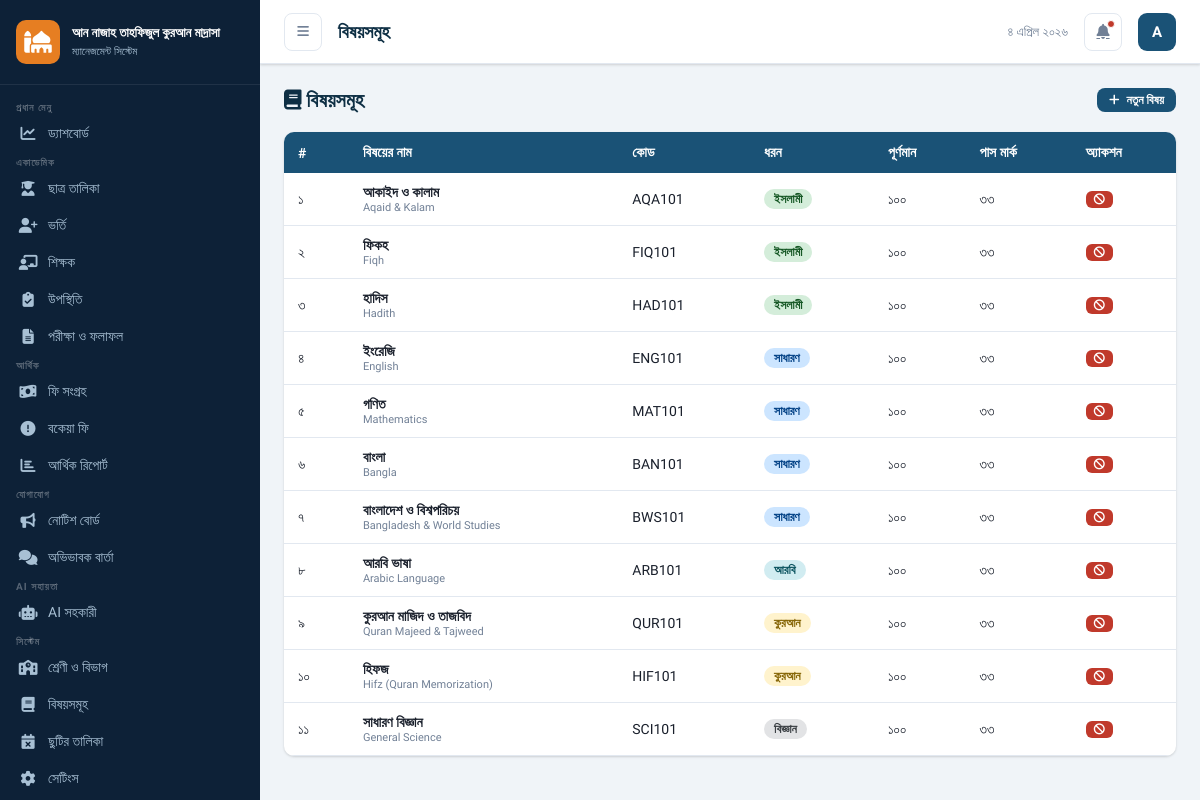
The app's page /modules/exam/subjects.php (signed in) with its own data.
### tables this page shows
CREATE TABLE users (
    id INT AUTO_INCREMENT PRIMARY KEY,
    name VARCHAR(150) NOT NULL,
    name_bn VARCHAR(150),
    username VARCHAR(100) UNIQUE NOT NULL,
    email VARCHAR(150),
    phone VARCHAR(20),
    password VARCHAR(255) NOT NULL,
    role_id INT NOT NULL,
    profile_photo VARCHAR(255),
    is_active TINYINT(1) DEFAULT 1,
    last_login DATETIME,
    reset_token VARCHAR(100),
    created_at TIMESTAMP DEFAULT CURRENT_TIMESTAMP,
    FOREIGN KEY (role_id) REFERENCES roles(id)
);

CREATE TABLE subjects (
    id INT AUTO_INCREMENT PRIMARY KEY,
    subject_name VARCHAR(150) NOT NULL,
    subject_name_bn VARCHAR(150),
    subject_code VARCHAR(20),
    subject_type ENUM('islamic','general','arabic','quran','science','humanities','business') DEFAULT 'general',
    full_marks INT DEFAULT 100,
    pass_marks INT DEFAULT 33,
    is_active TINYINT(1) DEFAULT 1,
    created_at TIMESTAMP DEFAULT CURRENT_TIMESTAMP
);

### includes/functions.php (called while the page is built, shortened)
<?php
function getDB() {
    static $pdo = null;
    if ($pdo === null) {
        try {
            $port = defined('DB_PORT') ? DB_PORT : '3306';
            $dsn = "mysql:host=" . DB_HOST . ";port=" . $port . ";dbname=" . DB_NAME . ";charset=" . DB_CHARSET;
            $pdo = new PDO($dsn, DB_USER, DB_PASS, [
                PDO::ATTR_ERRMODE => PDO::ERRMODE_EXCEPTION,
                PDO::ATTR_DEFAULT_FETCH_MODE => PDO::FETCH_ASSOC,
                PDO::ATTR_EMULATE_PREPARES => false,
            ]);
        } catch (PDOException $e) {
            die('<div style="color:red;padding:20px;font-family:sans-serif;">
                <h3>ডাটাবেস সংযোগ ব্যর্থ!</h3>
                <p>' . htmlspecialchars($e->getMessage()) . '</p>
                <p><a href="install/">ইনস্টল করুন</a></p>
            </div>');
        }
    }
    return $pdo;
}
function getCurrentUser() {
    $db = getDB();
    $stmt = $db->prepare("SELECT u.*, r.role_name, r.role_slug, r.permissions FROM users u JOIN roles r ON u.role_id = r.id WHERE u.id = ?");
    $stmt->execute([$_SESSION['user_id']]);
    return $stmt->fetch();
}
function getSetting($key, $default = '') {
    static $settings = [];
    if (empty($settings)) {
        $db = getDB();
        $rows = $db->query("SELECT setting_key, setting_value FROM settings")->fetchAll();
        foreach ($rows as $r) $settings[$r['setting_key']] = $r['setting_value'];
    }
    return $settings[$key] ?? $default;
}
function e($str) {
    return htmlspecialchars($str ?? '', ENT_QUOTES, 'UTF-8');
}
function toBanglaNumber($n) {
    $en = ['0','1','2','3','4','5','6','7','8','9'];
    $bn = ['০','১','২','৩','৪','৫','৬','৭','৮','৯'];
    return str_replace($en, $bn, $n);
}
function banglaDate($date = null) {
    $months = ['','জানুয়ারি','ফেব্রুয়ারি','মার্চ','এপ্রিল','মে','জুন','জুলাই','আগস্ট','সেপ্টেম্বর','অক্টোবর','নভেম্বর','ডিসেম্বর'];
    $ts = $date ? strtotime($date) : time();
    $d = date('j', $ts);
    $m = (int)date('n', $ts);
    $y = date('Y', $ts);
    return toBanglaNumber($d) . ' ' . $months[$m] . ' ' . toBanglaNumber($y);
}

### modules/exam/subjects.php (the view, shortened to what this page needs)
<?php
require_once '../../includes/functions.php';
$pageTitle = 'বিষয়সমূহ';
$db = getDB();
$subjects = $db->query("SELECT * FROM subjects WHERE is_active=1 ORDER BY subject_type, subject_name_bn")->fetchAll();
require_once '../../includes/header.php';
?>
<div class="section-header">
    <h2 class="section-title"><i class="fas fa-book"></i> বিষয়সমূহ</h2>
    <button onclick="openModal('addSubjectModal')" class="btn btn-primary btn-sm"><i class="fas fa-plus"></i> নতুন বিষয়</button>
</div>
<div class="card">
    <div class="table-wrap">
        <table>
            <thead><tr><th>#</th><th>বিষয়ের নাম</th><th>কোড</th><th>ধরন</th><th>পূর্ণমান</th><th>পাস মার্ক</th><th>অ্যাকশন</th></tr></thead>
            <tbody>
                <?php foreach($subjects as $i=>$s): ?>
                <tr>
                    <td><?=toBanglaNumber($i+1)?></td>
                    <td>
                        <div style="font-weight:600;"><?=e($s['subject_name_bn']??$s['subject_name'])?></div>
                        <div style="font-size:11px;color:var(--text-muted);"><?=e($s['subject_name'])?></div>
                    </td>
                    <td><?=e($s['subject_code']??'')?></td>
                    <td><span class="badge badge-<?=['islamic'=>'success','arabic'=>'info','quran'=>'warning','general'=>'primary'][$s['subject_type']]??'secondary'?>">
                        <?=['islamic'=>'ইসলামী','arabic'=>'আরবি','quran'=>'কুরআন','general'=>'সাধারণ','science'=>'বিজ্ঞান'][$s['subject_type']]??e($s['subject_type'])?>
                    </span></td>
                    <td><?=toBanglaNumber($s['full_marks'])?></td>
                    <td><?=toBanglaNumber($s['pass_marks'])?></td>
                    <td><a href="?delete=<?=$s['id']?>" onclick="return confirm('নিষ্ক্রিয় করবেন?')" class="btn btn-danger btn-xs"><i class="fas fa-ban"></i></a></td>
                </tr>
                <?php endforeach; ?>
            </tbody>
        </table>
    </div>
</div>
<?php require_once '../../includes/footer.php'; ?>

### includes/header.php (shortened to what this page needs)
<!DOCTYPE html>
<html lang="bn" dir="ltr">
<head>
<title><?= e($pageTitle ?? 'ড্যাশবোর্ড') ?> | <?= e(getSetting('institute_name', APP_NAME)) ?></title>
<link href="https://cdnjs.cloudflare.com/ajax/libs/font-awesome/6.5.0/css/all.min.css" rel="stylesheet">
</head>
<body>
<?php
$currentUser = getCurrentUser();
$instituteName = getSetting('institute_name', 'স্কুল ম্যানেজমেন্ট সিস্টেম');
$roleSlug = $_SESSION['role_slug'] ?? '';
?>
<nav class="sidebar" id="sidebar">
    <div class="sidebar-logo">
        <div class="sidebar-logo-icon"><i class="fas fa-mosque"></i></div>
        <div class="sidebar-logo-text">
            <h2><?= e($instituteName) ?></h2>
            <span>ম্যানেজমেন্ট সিস্টেম</span>
        </div>
    </div>
    <nav class="sidebar-nav">
        <span class="nav-section">প্রধান মেনু</span>
        <a href="<?= BASE_URL ?>/index.php" class="nav-item <?= (basename($_SERVER['PHP_SELF']) == 'index.php' ? 'active' : '') ?>">
            <i class="fas fa-chart-line"></i> ড্যাশবোর্ড
        </a>
        <?php if (in_array($roleSlug, ['super_admin','principal','teacher','accountant'])): ?>
        <span class="nav-section">একাডেমিক</span>
        <a href="<?= BASE_URL ?>/modules/student/list.php" class="nav-item">
            <i class="fas fa-user-graduate"></i> ছাত্র তালিকা
        </a>
        <a href="<?= BASE_URL ?>/modules/student/admission.php" class="nav-item">
            <i class="fas fa-user-plus"></i> ভর্তি
        </a>
        <a href="<?= BASE_URL ?>/modules/teacher/list.php" class="nav-item">
            <i class="fas fa-chalkboard-teacher"></i> শিক্ষক
        </a>
        <a href="<?= BASE_URL ?>/modules/attendance/index.php" class="nav-item">
            <i class="fas fa-clipboard-check"></i> উপস্থিতি
        </a>
        <a href="<?= BASE_URL ?>/modules/exam/index.php" class="nav-item">
            <i class="fas fa-file-alt"></i> পরীক্ষা ও ফলাফল
        </a>
        <span class="nav-section">আর্থিক</span>
        <a href="<?= BASE_URL ?>/modules/fees/collection.php" class="nav-item">
            <i class="fas fa-money-bill-wave"></i> ফি সংগ্রহ
        </a>
        <a href="<?= BASE_URL ?>/modules/fees/due.php" class="nav-item">
            <i class="fas fa-exclamation-circle"></i> বকেয়া ফি
        </a>
        <a href="<?= BASE_URL ?>/modules/fees/report.php" class="nav-item">
            <i class="fas fa-chart-bar"></i> আর্থিক রিপোর্ট
        </a>
        <span class="nav-section">যোগাযোগ</span>
        <a href="<?= BASE_URL ?>/modules/notice/index.php" class="nav-item">
            <i class="fas fa-bullhorn"></i> নোটিশ বোর্ড
        </a>
        <a href="<?= BASE_URL ?>/modules/parent/messages.php" class="nav-item">
            <i class="fas fa-comments"></i> অভিভাবক বার্তা
        </a>
        <?php endif; ?>
        <span class="nav-section">AI সহায়তা</span>
        <a href="<?= BASE_URL ?>/modules/ai/assistant.php" class="nav-item">
            <i class="fas fa-robot"></i> AI সহকারী
        </a>
        <?php if (in_array($roleSlug, ['super_admin','principal'])): ?>
        <span class="nav-section">সিস্টেম</span>
        <a href="<?= BASE_URL ?>/modules/student/classes.php" class="nav-item">
            <i class="fas fa-school"></i> শ্রেণী ও বিভাগ
        </a>
        <a href="<?= BASE_URL ?>/modules/exam/subjects.php" class="nav-item">
            <i class="fas fa-book"></i> বিষয়সমূহ
        </a>
        <a href="<?= BASE_URL ?>/modules/notice/holidays.php" class="nav-item">
            <i class="fas fa-calendar-times"></i> ছুটির তালিকা
        </a>
        <a href="<?= BASE_URL ?>/settings.php" class="nav-item">
            <i class="fas fa-cog"></i> সেটিংস
        </a>
        <?php endif; ?>
    </nav>
</nav>
<div class="main-wrapper">
    <header class="topbar">
        <div class="topbar-left">
            <button class="topbar-btn" onclick="toggleSidebar()"><i class="fas fa-bars"></i></button>
            <h1 class="page-title"><?= e($pageTitle ?? 'ড্যাশবোর্ড') ?></h1>
        </div>
        <div class="topbar-right">
            <div style="font-size:13px;color:var(--text-muted);"><?= banglaDate() ?></div>
            <a href="<?= BASE_URL ?>/modules/notice/index.php" class="topbar-btn">
                <i class="fas fa-bell"></i>
                <span class="notif-dot"></span>
            </a>
            <div class="user-dropdown">
                <div class="user-avatar" onclick="toggleUserMenu()"><?= strtoupper(mb_substr($currentUser['name'] ?? 'A', 0, 1)) ?></div>
            </div>
        </div>
    </header>
    <div class="content">

### includes/footer.php (shortened to what this page needs)
    </div>
</div>
</body>
</html>

### records on screen
users: name "A"
subjects: i "১", subject_name_bn "আকাইদ ও কালাম", subject_name "Aqaid & Kalam", subject_code "AQA101", subject_type "ইসলামী", full_marks "১০০", pass_marks "৩৩"
subjects: i "২", subject_name_bn "ফিকহ", subject_name "Fiqh", subject_code "FIQ101", subject_type "ইসলামী", full_marks "১০০", pass_marks "৩৩"
subjects: i "৩", subject_name_bn "হাদিস", subject_name "Hadith", subject_code "HAD101", subject_type "ইসলামী", full_marks "১০০", pass_marks "৩৩"
subjects: i "৪", subject_name_bn "ইংরেজি", subject_name "English", subject_code "ENG101", subject_type "সাধারণ", full_marks "১০০", pass_marks "৩৩"
subjects: i "৫", subject_name_bn "গণিত", subject_name "Mathematics", subject_code "MAT101", subject_type "সাধারণ", full_marks "১০০", pass_marks "৩৩"
subjects: i "৬", subject_name_bn "বাংলা", subject_name "Bangla", subject_code "BAN101", subject_type "সাধারণ", full_marks "১০০", pass_marks "৩৩"
subjects: i "৭", subject_name_bn "বাংলাদেশ ও বিশ্বপরিচয়", subject_name "Bangladesh & World Studies", subject_code "BWS101", subject_type "সাধারণ", full_marks "১০০", pass_marks "৩৩"
subjects: i "৮", subject_name_bn "আরবি ভাষা", subject_name "Arabic Language", subject_code "ARB101", subject_type "আরবি", full_marks "১০০", pass_marks "৩৩"
subjects: i "৯", subject_name_bn "কুরআন মাজিদ ও তাজবিদ", subject_name "Quran Majeed & Tajweed", subject_code "QUR101", subject_type "কুরআন", full_marks "১০০", pass_marks "৩৩"
subjects: i "১০", subject_name_bn "হিফজ", subject_name "Hifz (Quran Memorization)", subject_code "HIF101", subject_type "কুরআন", full_marks "১০০", pass_marks "৩৩"
subjects: i "১১", subject_name_bn "সাধারণ বিজ্ঞান", subject_name "General Science", subject_code "SCI101", subject_type "বিজ্ঞান", full_marks "১০০", pass_marks "৩৩"

### other values on screen
$instituteName "আন নাজাহ তাহফিজুল কুরআন মাদ্রাসা"
$pageTitle "বিষয়সমূহ"
banglaDate() "৪ এপ্রিল ২০২৬"
